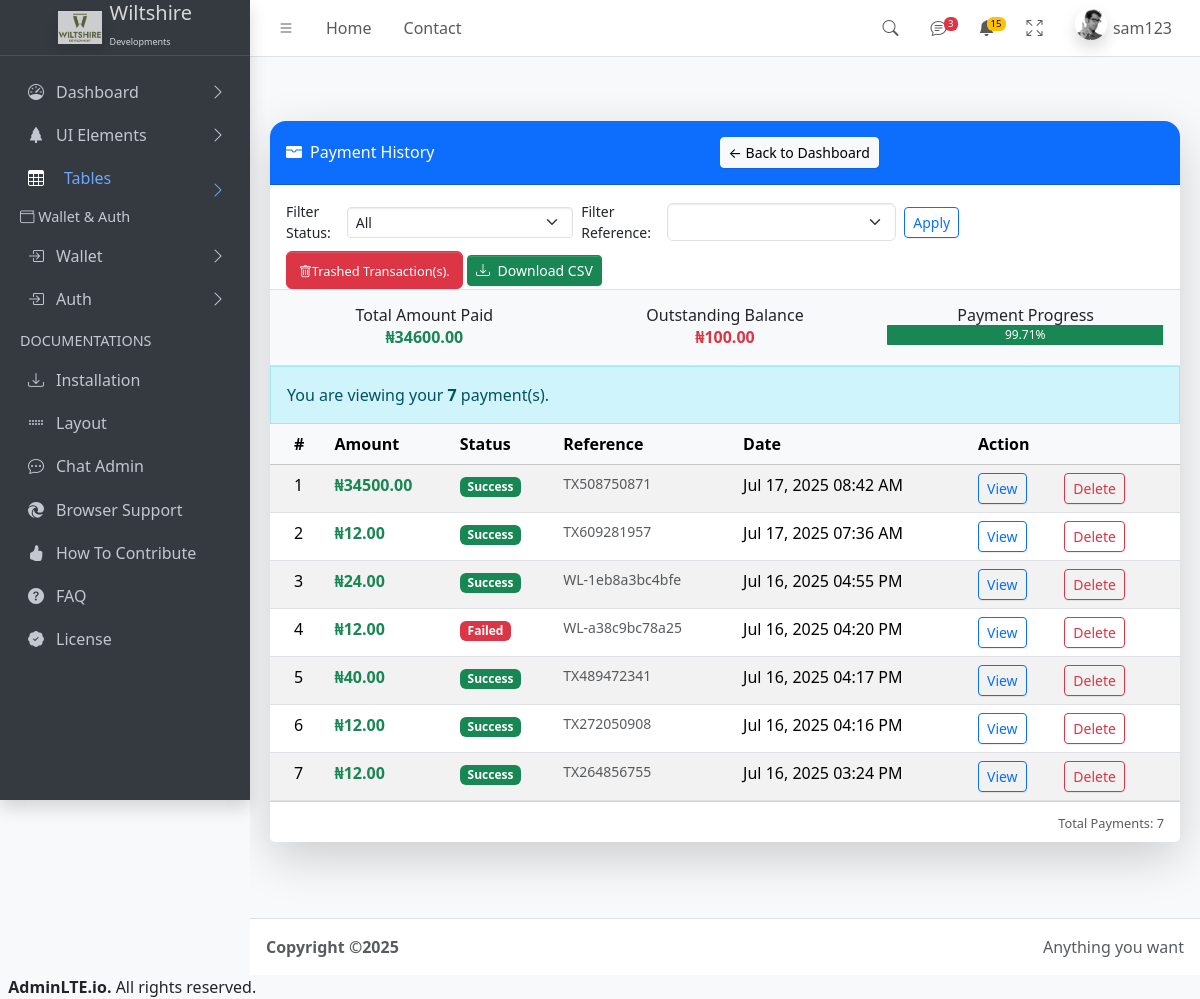
The app's page /Dashboard/payment-history/ (signed in), older data.
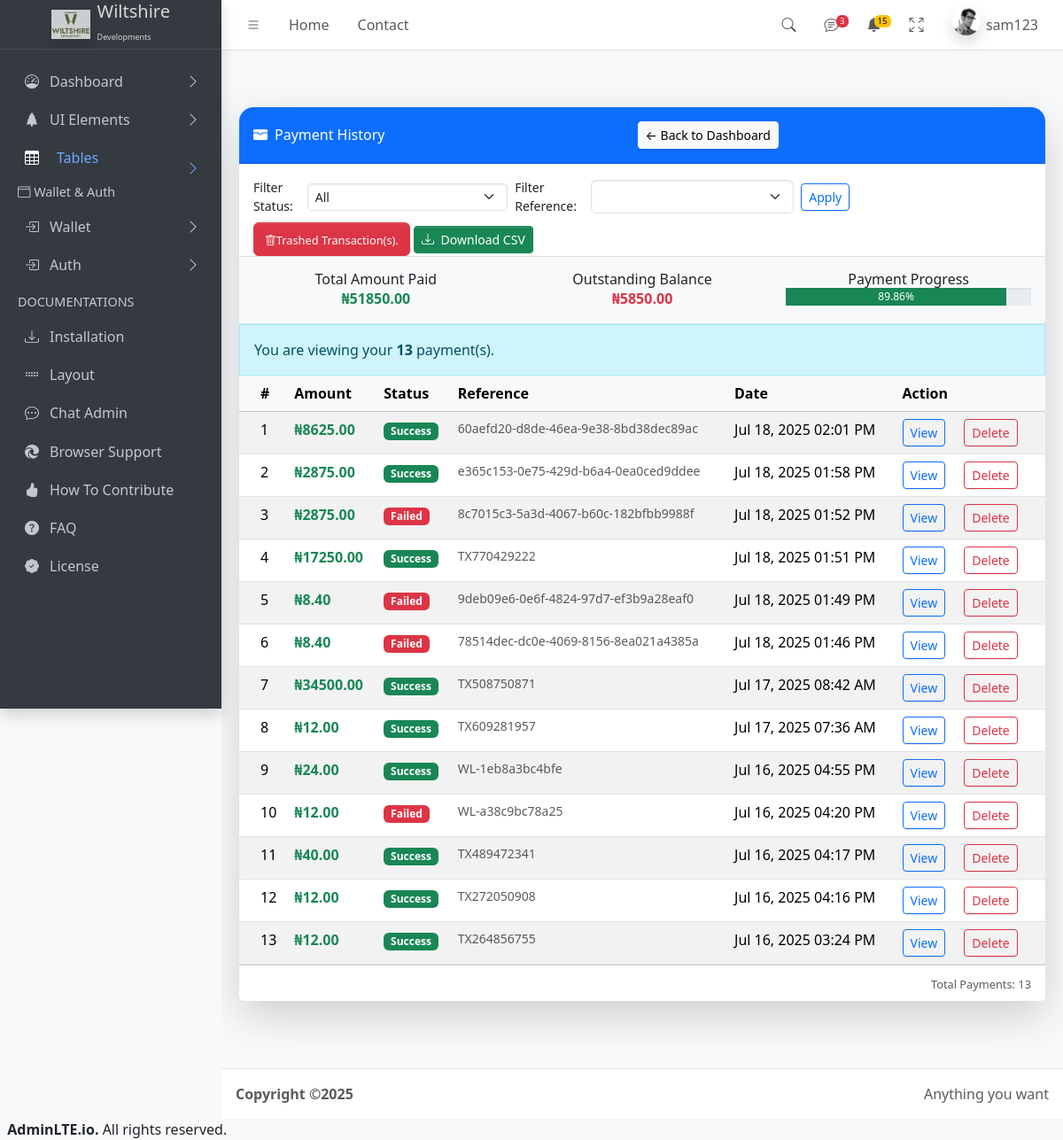
The same page, newer data.
### myapp/models.py (models this page shows, shortened)
class Transaction(models.Model):
    user = models.ForeignKey(User, on_delete=models.CASCADE)
    reference = models.CharField(max_length=100, unique=True)
    amount = models.DecimalField(max_digits=10, decimal_places=2)
    status = models.CharField(max_length=50)
    created_at = models.DateTimeField(auto_now_add=True)

### myapp/views.py (the view, shortened to what this page needs)
# urls.py: path('Dashboard/payment-history/', views.payment_history, name='payment_history'),
@login_required(login_url="LoginUser")
def payment_history(request):
    user = request.user
    is_client_user = is_client(user)
    is_admin_user = is_admin(user)
    status_filter = request.GET.get('status')
    reference_filter = request.GET.get('reference')
    queryset = Transaction.objects.all().order_by('-created_at') if is_admin_user else Transaction.objects.filter(user=user).order_by('-created_at')
    if status_filter:
        queryset = queryset.filter(status__iexact=status_filter)
    if reference_filter:
        queryset = queryset.filter(reference__iexact=reference_filter)
    if is_admin_user:
        total_paid = PurchasedProduct.objects.aggregate(total=Sum('deposit'))['total'] or 0
        total_balance = PurchasedProduct.objects.aggregate(total=Sum('to_balance'))['total'] or 0
    else:
        total_paid = PurchasedProduct.objects.filter(user=user).aggregate(total=Sum('deposit'))['total'] or 0
        total_balance = PurchasedProduct.objects.filter(user=user).aggregate(total=Sum('to_balance'))['total'] or 0
    for tx in queryset:
        products = tx.products.all()  # thanks to related_name='products'
        if products.exists():
            product = products.first()
            deposit = product.deposit if product.deposit is not None else 0
            balance = product.to_balance if product.to_balance is not None else 0
            tx.description = f"{product.title} | Deposit: ₦{deposit:,.2f} | Balance: ₦{balance:,.2f}"
        else:
            tx.description = "No product attached"
    payment_progress = 0
    total_price = total_paid + total_balance
    if total_price > 0:
        payment_progress = round((total_paid / total_price) * 100, 2)
    context = {
        'all_payments': queryset,
        'payment_count': queryset.count(),
        'is_admin': is_admin_user,
        'is_client': is_client_user,
        'status_filter': status_filter,
        'total_paid': total_paid,
        'total_balance': total_balance,
        'payment_progress': payment_progress,
    }
    return render(request, 'Dashboard/payment_history.html', context)

### myapp/context_processors.py (called while the page is built)
def user_info(request):
    if request.user.is_authenticated:
        return {
            'user_username': request.user.username,
        }
    return {}

### myapp/utils.py (called while the page is built)
def is_client(user):
    return user.groups.filter(name='client').exists()

### myapp/views.py (called while the page is built)
def is_admin(user):
    return user.is_staff or user.is_superuser

### myapp/templates/Dashboard/payment_history.html (shortened to what this page needs)
{% load static %}
{% include 'Dashboard/header.html' %}
<main class="app-main">
  <div class="app-content-header">
    <div class="container my-5">
      <div class="card shadow-lg border-0 rounded-4">
        <div class="card-header bg-primary text-white py-3 d-flex justify-content-between align-items-center rounded-top-4">
          <h4 class="mb-0"><i class="bi bi-wallet-fill me-2"></i>Payment History</h4>
          <a href="{% url 'Dashboard' %}" class="btn btn-light btn-sm">← Back to Dashboard</a>
        </div>
        <form method="get" class="px-3 pt-3 d-flex flex-wrap gap-2 align-items-center justify-content-between">
          <div class="d-flex align-items-center gap-2">
            <label for="status" class="small mb-0 me-2">Filter Status:</label>
            <select name="status" id="status" class="form-select form-select-sm">
              <option value="">All</option>
            </select>
            <label for="status" class="small mb-0 me-2">Filter Reference:</label>
            <input type="text" name="reference" class="form-select form-input-sm">
            <button type="submit" class="btn btn-sm btn-outline-primary">Apply</button>
          </div>
          <div>
            <a class="btn btn-danger rounded-md" href='{% url "trashed_payments" %}'>
              <small><i class="bi bi-trash"></i>Trashed Transaction(s).</small>
            </a>
            <a href="?{% if status_filter %}status={{ status_filter }}&{% endif %}export=csv" class="btn btn-sm btn-success">
              <i class="bi bi-download me-1"></i> Download CSV
            </a>
          </div>
        </form>
        {% if all_payments %}
        <div class="p-3 border-top border-bottom bg-light">
          <div class="row text-center">
            <div class="col-md-4">
              <h6>Total Amount Paid</h6>
              <p class="fw-bold text-success mb-0">₦{{ total_paid|floatformat:2 }}</p>
            </div>
            <div class="col-md-4">
              <h6>Outstanding Balance</h6>
              <p class="fw-bold text-danger mb-0">₦{{ total_balance|floatformat:2 }}</p>
            </div>
            <div class="col-md-4">
              <h6>Payment Progress</h6>
              <div class="progress" style="height: 20px;">
                <div class="progress-bar bg-success" role="progressbar" style="width: {{ payment_progress }}%;" aria-valuenow="{{ payment_progress }}" aria-valuemin="0" aria-valuemax="100">
                  {{ payment_progress }}%
                </div>
              </div>
            </div>
          </div>
        </div>
        {% endif %}
        <div class="card-body p-0">
          {% if all_payments %}
            {% if is_admin %}
              <div class="alert alert-info rounded-0 mb-0">You are viewing all <strong>{{ payment_count }}</strong> payment(s).
              </div>
            {% elif is_client %}
              <div class="alert alert-info rounded-0 mb-0">You are viewing your <strong>{{ payment_count }}</strong> payment(s).</div>
            {% endif %}
            <div class="table-responsive">
              <table class="table table-hover table-striped mb-0">
                <thead class="table-light">
                  <tr>
                    <th>#</th>
                    <th>Amount</th>
                    <th>Status</th>
                    <th>Reference</th>
                    <th>Date</th>
                    <th colspan="2">Action</th>
                  </tr>
                </thead>
                <tbody>
                  {% for payment in all_payments %}
                  <tr>
                    <td>{{ forloop.counter }}</td>
                    <td class="text-success fw-bold">₦{{ payment.amount|floatformat:2 }}</td>
                    <td>
                      {% if payment.status == 'success' %}
                        <span class="badge bg-success">Success</span>
                      {% elif payment.status == 'Pending' %}
                        <span class="badge bg-warning text-dark">Pending</span>
                      {% else %}
                        <span class="badge bg-danger">Failed</span>
                      {% endif %}
                    </td>
                    <td class="small text-muted">{{ payment.reference|default:"N/A" }}</td>
                    <td>{{ payment.created_at|date:"M d, Y h:i A" }}</td>
                    <td>
                      <button type="button" class="btn btn-outline-primary btn-sm" data-bs-toggle="modal" data-bs-target="#viewModal{{ payment.id }}">
                        View
                      </button>
                    </td>
                    <td>
                      <form method="post" action="{% url 'delete_payment' payment.id %}" onsubmit="return confirm('Are you sure you want to delete this payment?');">
                        <button type="submit" class="btn btn-outline-danger btn-sm">Delete</button>
                      </form>
                    </td>
                  </tr>
                  {% endfor %}
                </tbody>
              </table>
            </div>
          {% else %}
            <div class="p-4 text-center text-muted">
              <i class="bi bi-exclamation-circle fs-1 mb-3"></i>
              <p>No payment history available yet.</p>
            </div>
          {% endif %}
        </div>
        <div class="card-footer text-end bg-white">
          <small class="text-muted">Total Payments: {{ payment_count }}</small>
        </div>
      </div>
    </div>
  </div>
</main>
{% include 'Dashboard/footer.html' %}

### myapp/templates/Dashboard/header.html (shortened to what this page needs)
{% load static %}
{% load django_browser_reload %}
<!doctype html>
<html lang="en">
  <head>
    <link rel="stylesheet" href="https://cdnjs.cloudflare.com/ajax/libs/font-awesome/6.5.0/css/all.min.css" />
    <link
      rel="stylesheet"
      href="https://cdn.jsdelivr.net/npm/@fontsource/source-sans-3@5.0.12/index.css"
    />
    <script src="https://cdn.tailwindcss.com"></script>
    <link
      rel="stylesheet"
      href="https://cdn.jsdelivr.net/npm/overlayscrollbars@2.10.1/styles/overlayscrollbars.min.css"
    />
    <link
      rel="stylesheet"
      href="https://cdn.jsdelivr.net/npm/bootstrap-icons@1.11.3/font/bootstrap-icons.min.css"
    />
    <link rel="stylesheet" href="{% static 'dist/css/adminlte.css' %}" />
    <link
      rel="stylesheet"
      href="https://cdn.jsdelivr.net/npm/apexcharts@3.37.1/dist/apexcharts.css"
    />
    <link
      rel="stylesheet"
      href="https://cdn.jsdelivr.net/npm/jsvectormap@1.5.3/dist/css/jsvectormap.min.css"
    />
  </head>
  <body class="layout-fixed sidebar-expand-lg bg-body-tertiary">
    <div class="app-wrapper">
      <nav class="app-header navbar navbar-expand bg-body">
        <div class="container-fluid">
          <ul class="navbar-nav">
            <li class="nav-item">
              <a class="nav-link" data-lte-toggle="sidebar" href="#" role="button">
                <i class="bi bi-list"></i>
              </a>
            </li>
            <li class="nav-item d-none d-md-block"><a href="#" class="nav-link">Home</a></li>
            <li class="nav-item d-none d-md-block"><a href="#" class="nav-link">Contact</a></li>
          </ul>
          <ul class="navbar-nav ms-auto">
            <li class="nav-item">
              <a class="nav-link" data-widget="navbar-search" href="#" role="button">
                <i class="bi bi-search"></i>
              </a>
            </li>
            <li class="nav-item dropdown">
              <a class="nav-link" data-bs-toggle="dropdown" href="#">
                <i class="bi bi-chat-text"></i>
                <span class="navbar-badge badge text-bg-danger">3</span>
              </a>
            </li>
            <li class="nav-item dropdown">
              <a class="nav-link" data-bs-toggle="dropdown" href="#">
                <i class="bi bi-bell-fill"></i>
                <span class="navbar-badge badge text-bg-warning">15</span>
              </a>
            </li>
            <li class="nav-item">
              <a class="nav-link" href="#" data-lte-toggle="fullscreen">
                <i data-lte-icon="maximize" class="bi bi-arrows-fullscreen"></i>
              </a>
            </li>
            <li class="nav-item dropdown user-menu">
              <a href="#" class="nav-link dropdown-toggle flex" data-bs-toggle="dropdown">
                <img
                  src="{% static 'dist/assets/img/user2-160x160.jpg' %}"
                  class="user-image rounded-circle shadow"
                  alt="User Image"
                />
                {% if user.is_authenticated %}
                  <span class="d-none d-md-inline">
                    {{ user_username }}
                  </span>
                {% endif %}
              </a>
            </li>
          </ul>
        </div>
      </nav>
      <aside class="app-sidebar bg-body-secondary shadow" data-bs-theme="dark">
        <div class="sidebar-brand">
          <a href="#" class="brand-link">
            <img
              src="{% static 'img/Wiltshire-01.jpg' %}"
              alt=""
              class="brand-image opacity-75 shadow"
            />
            <span class="brand-text fw-light"><span>Wiltshire</span> <br> <sup style='font-size:9px' class='mt-1'>Developments</sup></span>
          </a>
        </div>
        <div class="sidebar-wrapper">
          <nav class="mt-2">
            <ul
              class="nav sidebar-menu flex-column"
              data-lte-toggle="treeview"
              role="menu"
              data-accordion="false"
            >
              <li class="nav-item">
                <a href="{% url 'Dashboard' %}" class="nav-link">
                  <i class="nav-icon bi bi-speedometer"></i>
                  <p>
                    Dashboard
                  </p>
                </a>
              </li>
              <li class="nav-item">
                <a href="#" class="nav-link">
                  <i class="nav-icon bi bi-tree-fill"></i>
                  <p>
                    UI Elements
                  </p>
                </a>
              </li>
              <li class="nav-item">
                 <div class="flex">
                  <i class="nav-icon bi bi-table ml-4 text-white"></i>
                  <button class="nav-link w-full d-flex justify-content-between align-items-center" id="getOpen" onclick="TheTableOpen()">
                    <span>
                      Tables
                    </span>
                    <i class="nav-arrow bi bi-chevron-right"  style="float:right"></i>
                  </button>
                </div>
              </li>
              <li class="nav-header">
                <i class="bi bi-wallet"></i> Wallet & Auth
              </li>
              <li class="nav-item">
                <a href="{% url 'initiate_wallet_payment' %}" class="nav-link {% if request.resolver_match.url_name == 'initiate_wallet_payment' %} active{% endif %}">
                  <i class="nav-icon bi bi-box-arrow-in-right"></i>
                  <p>
                    Wallet
                  </p>
                </a>
              </li>
              <li class="nav-item">
                <a href="#" class="nav-link">
                  <i class="nav-icon bi bi-box-arrow-in-right"></i>
                  <p>
                    Auth
                  </p>
                </a>
              </li>
              <li class="nav-header">DOCUMENTATIONS</li>
              <li class="nav-item">
                <a href="../docs/introduction.html" class="nav-link">
                  <i class="nav-icon bi bi-download"></i>
                  <p>Installation</p>
                </a>
              </li>
              <li class="nav-item">
                <a href="../docs/layout.html" class="nav-link">
                  <i class="nav-icon bi bi-grip-horizontal"></i>
                  <p>Layout</p>
                </a>
              </li>
                {% if is_client %}
                <li class="nav-item">
                  <a href="{% url 'client_chat' %}" class="nav-link">
                      <i class="nav-icon bi bi-chat-dots"></i>
                      <p>Chat Admin</p>
                  </a>
              </li>
                {% endif %}
              <li class="nav-item">
                <a href="../docs/browser-support.html" class="nav-link">
                  <i class="nav-icon bi bi-browser-edge"></i>
                  <p>Browser Support</p>
                </a>
              </li>
              <li class="nav-item">
                <a href="../docs/how-to-contribute.html" class="nav-link">
                  <i class="nav-icon bi bi-hand-thumbs-up-fill"></i>
                  <p>How To Contribute</p>
                </a>
              </li>
              <li class="nav-item">
                <a href="../docs/faq.html" class="nav-link">
                  <i class="nav-icon bi bi-question-circle-fill"></i>
                  <p>FAQ</p>
                </a>
              </li>
              <li class="nav-item">
                <a href="../docs/license.html" class="nav-link">
                  <i class="nav-icon bi bi-patch-check-fill"></i>
                  <p>License</p>
                </a>
              </li>
            </ul>
          </nav>
        </div>
      </aside>

### myapp/templates/Dashboard/footer.html (shortened to what this page needs)
{% load static %}
<footer class="app-footer">
        <div class="float-end d-none d-sm-inline">Anything you want</div>
        <strong>
          Copyright &copy;<span id="year"></div>
          <a href="https://adminlte.io" class="text-decoration-none">AdminLTE.io</a>.
        All rights reserved.
  </body>
</html>

Row changes from the older to the newer data that the page shows:
added Transaction: amount "8625.00", status "Success", reference "60aefd20-d8de-46ea-9e38-8bd38dec89ac", created_at "Jul 18, 2025 02:01 PM"
added Transaction: amount "2875.00", status "Success", reference "e365c153-0e75-429d-b6a4-0ea0ced9ddee", created_at "Jul 18, 2025 01:58 PM"
added Transaction: amount "2875.00", status "Failed", reference "8c7015c3-5a3d-4067-b60c-182bfbb9988f", created_at "Jul 18, 2025 01:52 PM"
added Transaction: amount "17250.00", status "Success", reference "TX770429222", created_at "Jul 18, 2025 01:51 PM"
added Transaction: amount "8.40", status "Failed", reference "9deb09e6-0e6f-4824-97d7-ef3b9a28eaf0", created_at "Jul 18, 2025 01:49 PM"
added Transaction: amount "8.40", status "Failed", reference "78514dec-dc0e-4069-8156-8ea021a4385a", created_at "Jul 18, 2025 01:46 PM"
Text that changed along with them:
{{ total_paid|floatformat:2 }}: "34600.00" → "51850.00"
{{ total_balance|floatformat:2 }}: "100.00" → "5850.00"
{{ payment_progress }}: 99.71 → 89.86 (drawn)
{{ payment_progress }}: "99.71" → "89.86"
{{ payment_count }}: "7" → "13"
